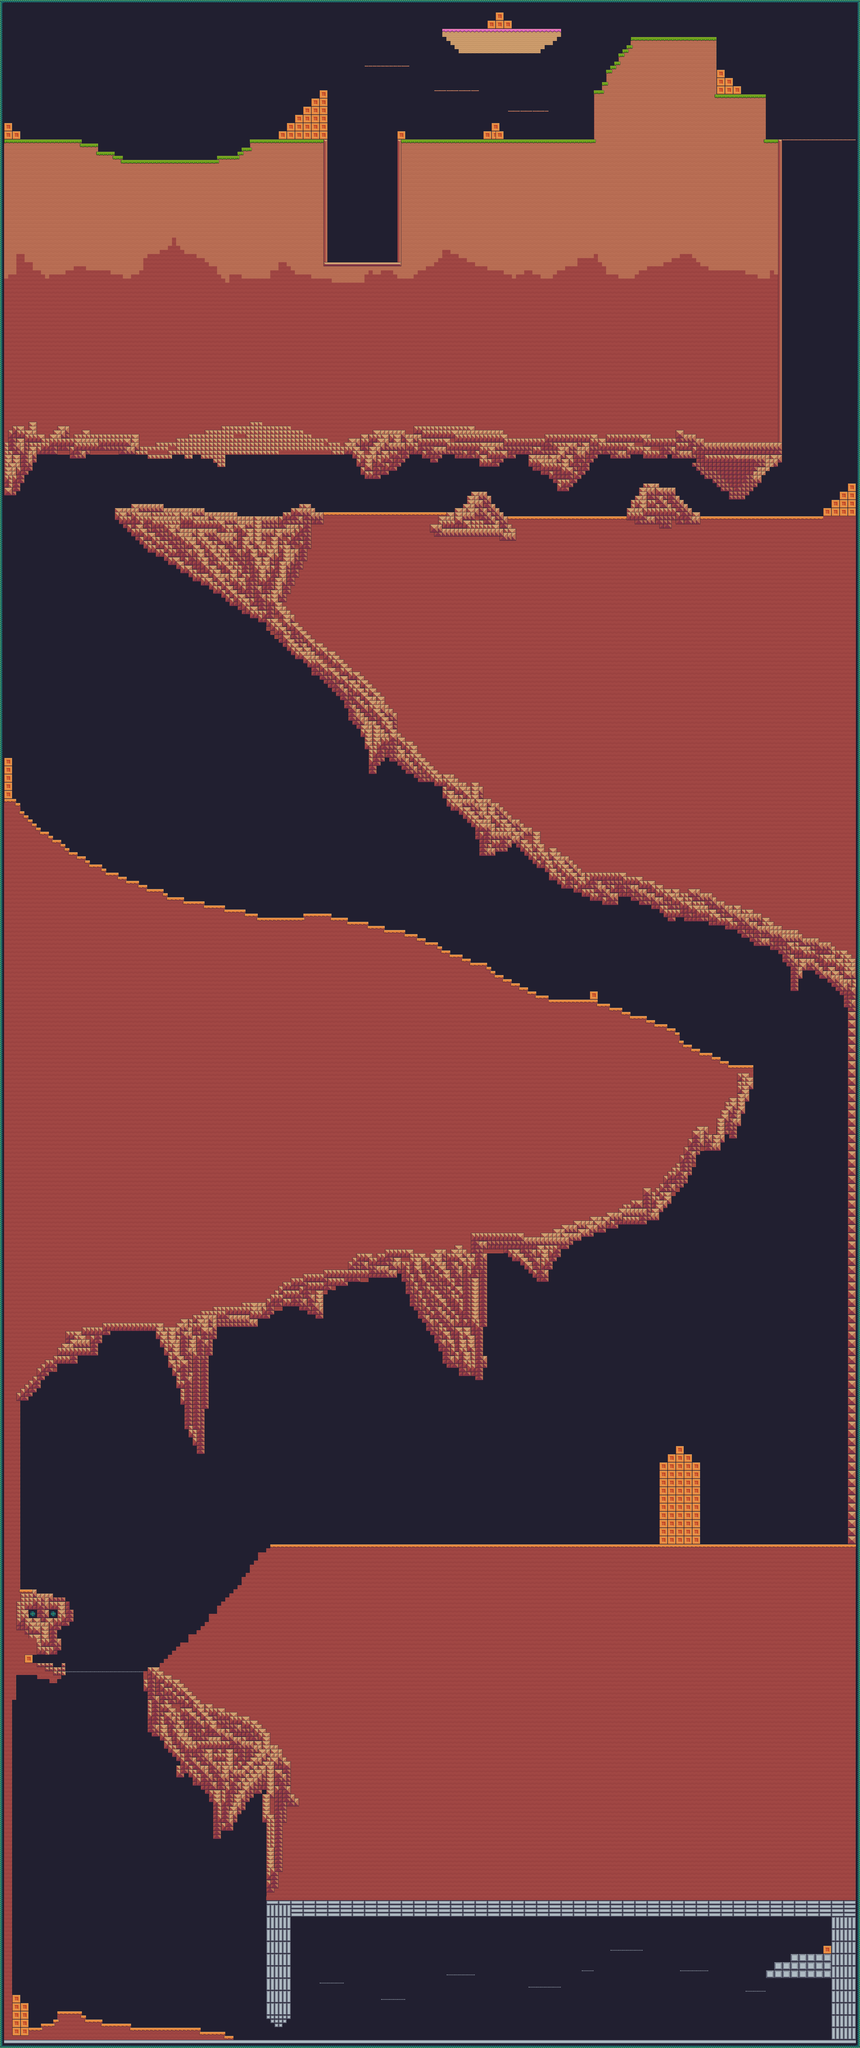

Below is a game level as drawn by its tile map, then a one-line description and the .tmx that defines it (tile-layer data replaced by summaries):
An orthogonal 210x500 tile map with 16x16 px tiles, 2 tile layers (background, ground) and 497 objects (478x floor, 12x platform, 7x border).

<map version="1.10" tiledversion="1.11.0" orientation="orthogonal" renderorder="right-down" width="210" height="500" tilewidth="16" tileheight="16" infinite="0" nextlayerid="7" nextobjectid="614">
 <tileset firstgid="1" source="terrain.tsx" />
 <layer id="3" name="background" width="210" height="500">
  <data>[105000 cells, 105000 non-empty, 1 distinct tile ids]</data>
 </layer>
 <layer id="1" name="ground" width="210" height="500">
  <data>[105000 cells, 64421 non-empty, 74 distinct tile ids]</data>
 </layer>
 <objectgroup id="4" name="colliders">
  <object id="11" type="floor" x="16" y="544" width="304" height="1232" />
  <object id="13" type="floor" x="320" y="560" width="64" height="1216" />
  <object id="16" type="floor" x="384" y="592" width="64" height="1184" />
  <object id="17" type="floor" x="448" y="608" width="32" height="1168" />
  <object id="19" type="floor" x="480" y="624" width="368" height="1152" />
  <object id="20" type="floor" x="848" y="608" width="80" height="1168" />
  <object id="22" type="floor" x="928" y="592" width="16" height="1184" />
  <object id="23" type="floor" x="944" y="576" width="32" height="1200" />
  <object id="24" type="floor" x="976" y="544" width="288" height="1232" />
  <object id="25" type="border" x="1264" y="544" width="16" height="496" />
  <object id="28" type="floor" x="1280" y="1024" width="272" height="16" />
  <object id="29" type="border" x="1552" y="544" width="16" height="496" />
  <object id="73" type="floor" x="1248" y="352" width="32" height="192" />
  <object id="74" type="floor" x="1216" y="384" width="32" height="160" />
  <object id="75" type="floor" x="1184" y="416" width="32" height="128" />
  <object id="76" type="floor" x="1152" y="448" width="32" height="96" />
  <object id="77" type="floor" x="1120" y="480" width="32" height="64" />
  <object id="78" type="floor" x="1088" y="512" width="32" height="32" />
  <object id="79" type="floor" x="1552" y="512" width="32" height="32" />
  <object id="83" type="floor" x="1728" y="112" width="464" height="32" />
  <object id="84" type="floor" x="1744" y="144" width="432" height="16" />
  <object id="85" type="floor" x="1760" y="160" width="400" height="16" />
  <object id="86" type="floor" x="1776" y="176" width="352" height="16" />
  <object id="87" type="floor" x="1792" y="192" width="320" height="16" />
  <object id="88" type="floor" x="1904" y="80" width="96" height="32" />
  <object id="89" type="floor" x="1936" y="48" width="32" height="32" />
  <object id="91" type="floor" x="1888" y="512" width="80" height="32" />
  <object id="92" type="floor" x="1920" y="480" width="32" height="32" />
  <object id="93" type="floor" x="16" y="480" width="32" height="64" />
  <object id="94" type="floor" x="48" y="512" width="32" height="32" />
  <object id="96" type="platform" x="1424" y="256" width="176" height="16" />
  <object id="97" type="platform" x="1696" y="352" width="176" height="16" />
  <object id="98" type="platform" x="1984" y="432" width="160" height="16" />
  <object id="101" type="floor" x="1264" y="1040" width="304" height="736" />
  <object id="102" type="floor" x="1568" y="544" width="752" height="1232" />
  <object id="106" type="floor" x="2320" y="352" width="144" height="1424" />
  <object id="108" type="floor" x="2464" y="144" width="336" height="1632" />
  <object id="110" type="floor" x="2352" y="320" width="112" height="32" />
  <object id="111" type="floor" x="2368" y="272" width="96" height="48" />
  <object id="112" type="floor" x="2384" y="256" width="80" height="16" />
  <object id="113" type="floor" x="2400" y="240" width="64" height="16" />
  <object id="114" type="floor" x="2416" y="208" width="48" height="32" />
  <object id="115" type="floor" x="2432" y="192" width="32" height="16" />
  <object id="116" type="floor" x="2448" y="176" width="16" height="16" />
  <object id="118" type="floor" x="2800" y="368" width="192" height="1488" />
  <object id="119" type="floor" x="2800" y="272" width="32" height="96" />
  <object id="120" type="floor" x="2832" y="304" width="32" height="64" />
  <object id="121" type="floor" x="2864" y="336" width="32" height="32" />
  <object id="123" type="floor" x="2992" y="544" width="48" height="1280" />
  <object id="124" type="border" x="3040" y="544" width="16" height="1264" />
  <object id="126" type="platform" x="3056" y="544" width="288" height="16" />
  <object id="128" type="floor" x="1968" y="2016" width="1376" height="1264" />
  <object id="129" type="floor" x="3312" y="1888" width="32" height="128" />
  <object id="130" type="floor" x="3280" y="1920" width="32" height="96" />
  <object id="131" type="floor" x="3248" y="1952" width="32" height="64" />
  <object id="133" type="floor" x="3216" y="1984" width="32" height="32" />
  <object id="134" type="floor" x="1104" y="2000" width="864" height="528" />
  <object id="135" type="floor" x="448" y="1984" width="352" height="48" />
  <object id="136" type="floor" x="800" y="2000" width="128" height="288" />
  <object id="138" type="floor" x="928" y="2016" width="176" height="368" />
  <object id="140" type="floor" x="704" y="2032" width="96" height="208" />
  <object id="142" type="floor" x="576" y="2032" width="128" height="128" />
  <object id="143" type="floor" x="1280" y="2528" width="688" height="160" />
  <object id="144" type="floor" x="1344" y="2688" width="624" height="80" />
  <object id="145" type="floor" x="1360" y="2768" width="608" height="48" />
  <object id="146" type="floor" x="1632" y="2816" width="336" height="240" />
  <object id="147" type="floor" x="1440" y="2816" width="192" height="144" />
  <object id="148" type="floor" x="1760" y="3056" width="208" height="112" />
  <object id="151" type="floor" x="1856" y="3168" width="112" height="112" />
  <object id="153" type="floor" x="2080" y="3280" width="1264" height="96" />
  <object id="154" type="floor" x="2144" y="3376" width="1200" height="64" />
  <object id="155" type="floor" x="2592" y="3440" width="752" height="144" />
  <object id="156" type="floor" x="2880" y="3584" width="464" height="64" />
  <object id="157" type="floor" x="3056" y="3648" width="288" height="112" />
  <object id="159" type="floor" x="3312" y="3760" width="32" height="4201" />
  <object id="160" type="floor" x="1056" y="6032" width="2256" height="1456" />
  <object id="161" type="floor" x="2576" y="5712" width="160" height="320" />
  <object id="162" type="floor" x="2608" y="5680" width="96" height="32" />
  <object id="163" type="floor" x="2640" y="5648" width="32" height="32" />
  <object id="164" type="floor" x="16" y="4016" width="2624" height="654" />
  </objectgroup>
</map>
<!-- 417 of 497 objects omitted -->
